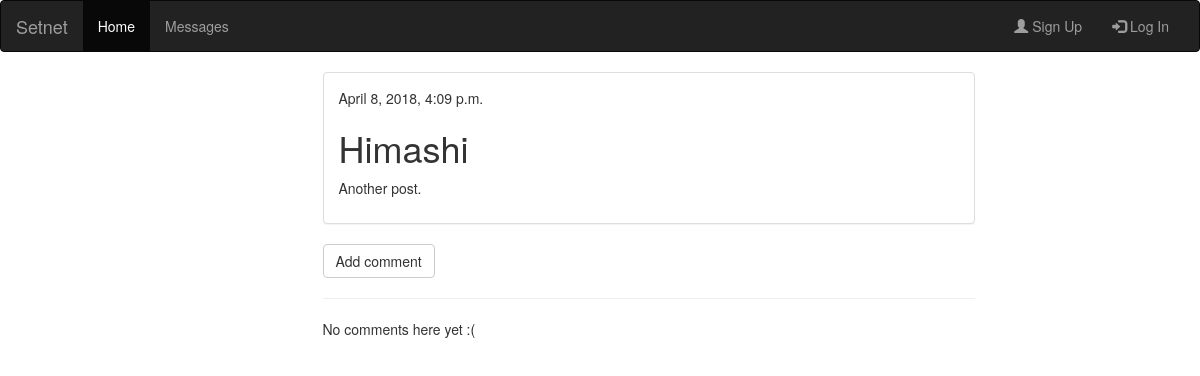
Screenshot of /post/9/ with the database file from the repository.
### upost/models.py (models this page shows, shortened)
class Post(models.Model):
    user = models.ForeignKey('auth.User', on_delete=models.CASCADE)
    text = models.TextField()
    created = models.DateTimeField(auto_now_add=True)
    modified = models.DateTimeField(auto_now=True)

### upost/views.py (the view)
# urls.py: path('post/<int:pk>/', views.post_detail, name='post_detail'),
def post_detail(request, pk):
    post = get_object_or_404(Post, pk=pk)
    return render(request, 'upost/post_detail.html', {'post': post})

### upost/templates/upost/post_detail.html (shortened to what this page needs)
{% extends 'upost/base.html' %}
{% block content %}
    <div class="row">
        <div class="col-sm-12">
            <div class="panel panel-default text-left">
                <div class="panel-body">
                    <div class="post">
                        <div class="date">
                            {{ post.created }}
                        </div>
                        <h1>{{ post.user.first_name }}</h1>
                        <p>{{ post.text|linebreaksbr }}</p>
                    </div>
                </div>
            </div>
        </div>
    </div>
    <a class="btn btn-default" href="{% url 'comment_add' pk=post.pk %}">Add comment</a> <hr>
    {% for comment in post.comments.all %}
        {% if user.is_authenticated %}
            <div class="row">
                <div class="col-sm-12">
                    <div class="well">
                        <div class="comment">
                            <div class="date">
                                {{ comment.created }}
                                {% if user == comment.user or user == post.user %}
                                    <a class="btn btn-default" href="{% url 'comment_remove' pk=comment.pk %}"><span class="glyphicon glyphicon-remove"></span></a>
                                {% endif %}
                            </div>
                            <strong>{{ comment.user.first_name }}</strong>
                            <p>{{ comment.text|linebreaks }}</p>
                        </div>
                    </div>
                </div>
            </div>
        {% endif %}
    {% empty %}
        <p>No comments here yet :(</p>
    {% endfor %}
{% endblock %}

### rows the page displays
Post: created "April 8, 2018, 4:09 p.m.", user.first_name "Himashi", text "Another post."
